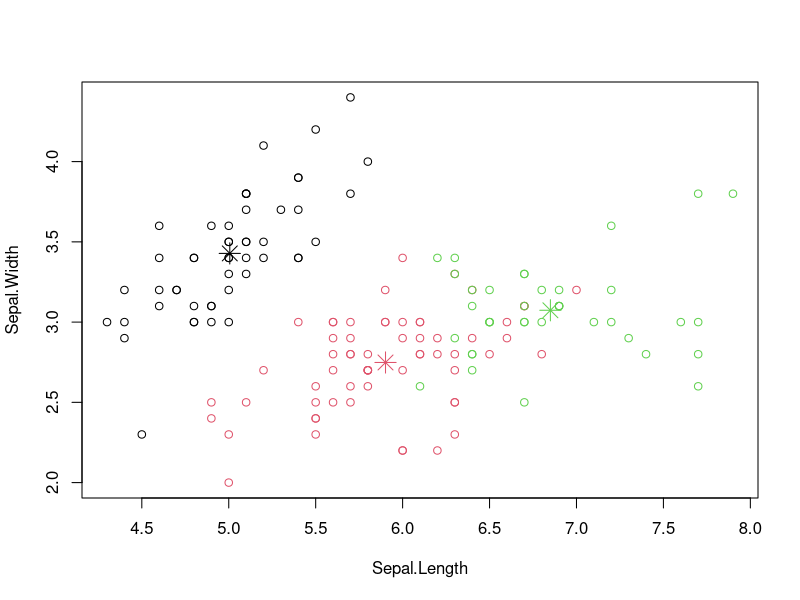
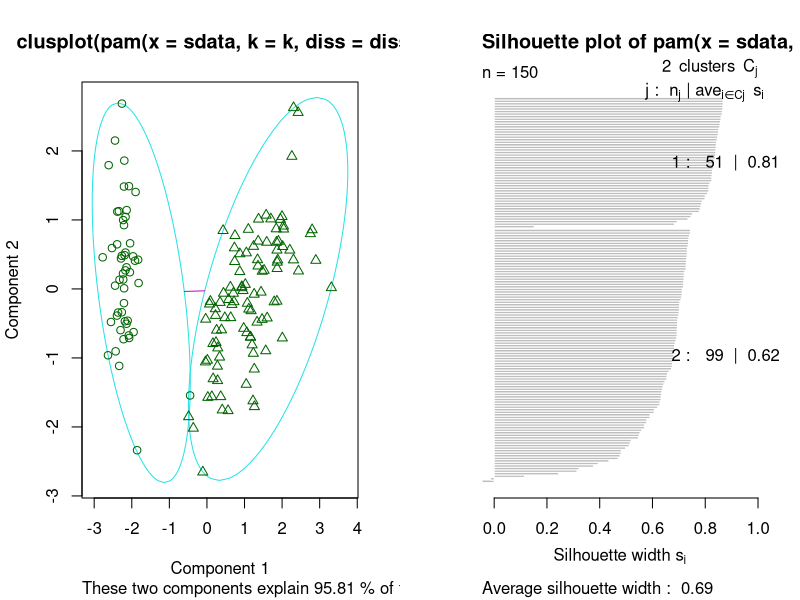
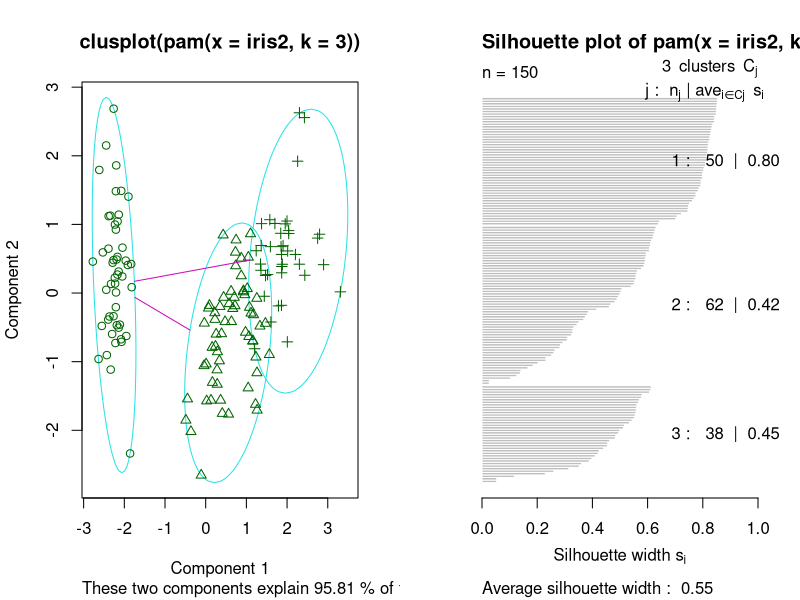
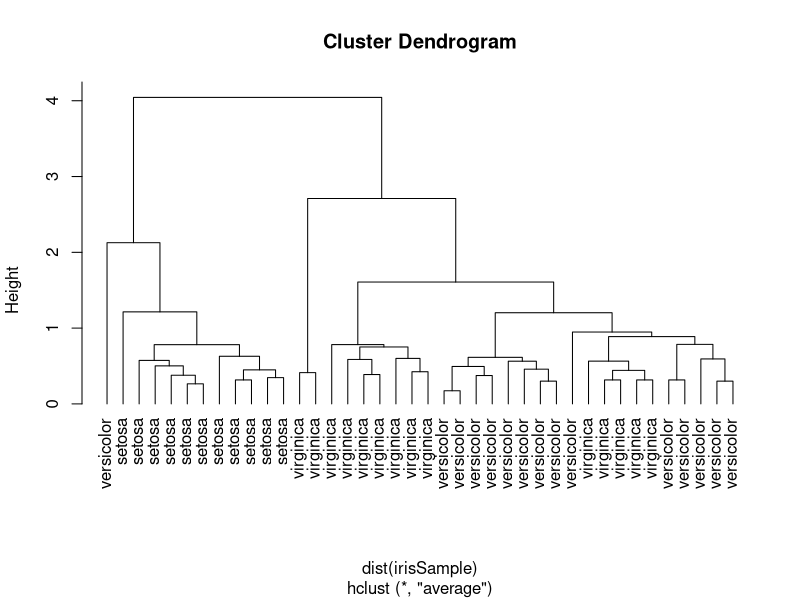
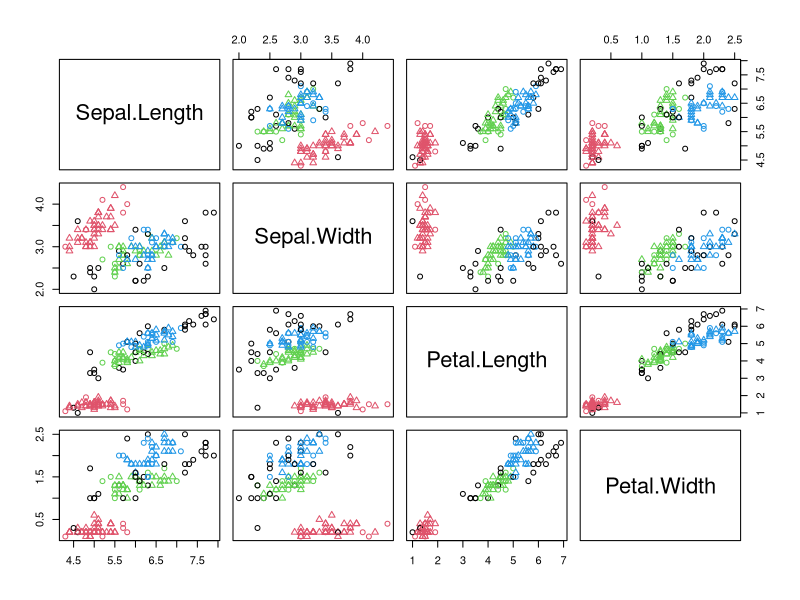
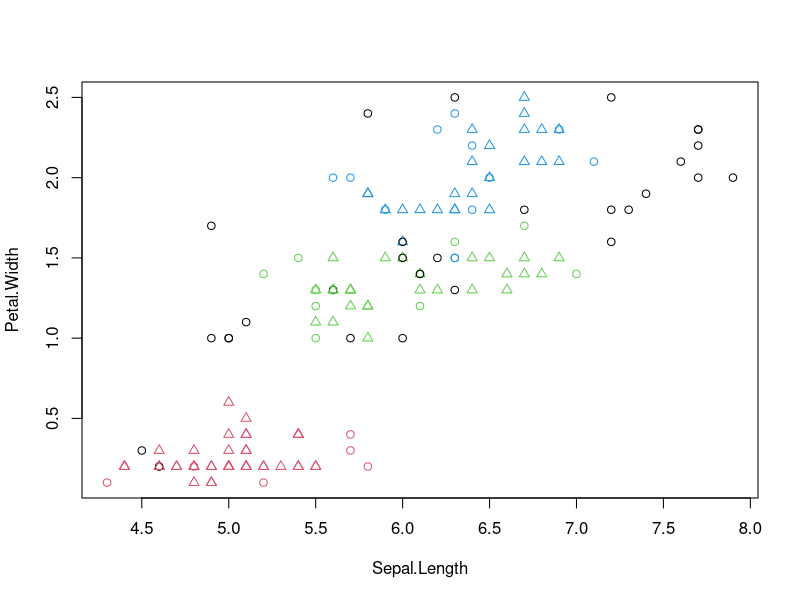
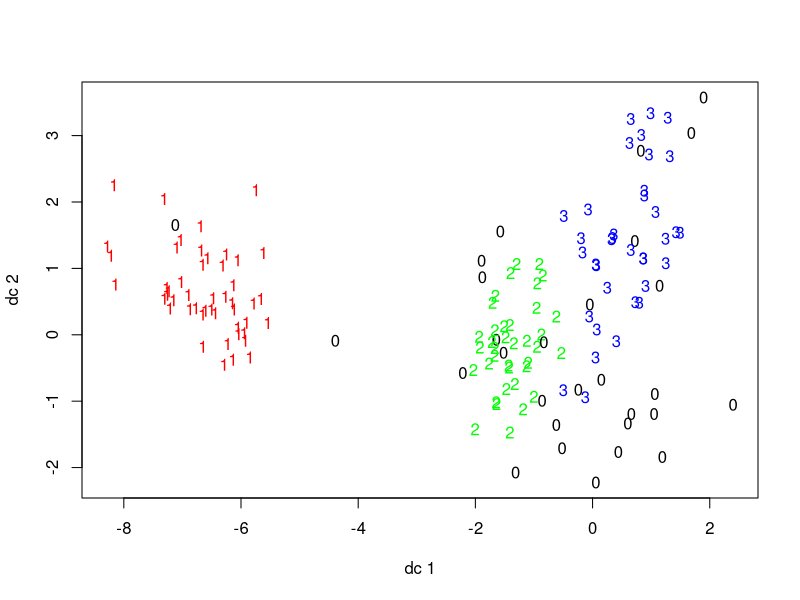
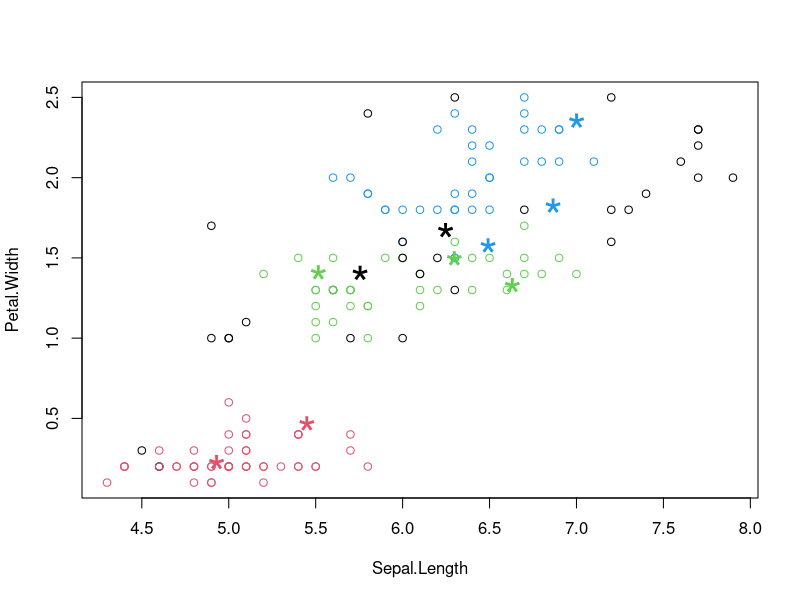

The R script that drew these images, in order:
## ---- chunk 1
knitr::opts_chunk$set(echo = TRUE)
## ---- chunk 2
# Load the iris data set into iris
iris2 <- iris

#remove the species variable from the data
iris2$Species <- NULL

#setting a seed to get repeatble results
set.seed(123)
#apply the kmeans tothe iris2 data set. The 3 sets the cluster count to 3
(kmeans.result <- kmeans(iris2, 3))

#compare the actual classifications with the predicted clustering result using a confusion matrix
table(iris$Species, kmeans.result$cluster)
#after running the above code its easy to see that the setosa species is easy to separate from the other species.

#plot the species clusters with Sepal.Length and Sepal.Width
plot(iris2[c("Sepal.Length", "Sepal.Width")], col = kmeans.result$cluster)
points(kmeans.result$centers[,c("Sepal.Length", "Sepal.Width")], col = 1:3,
       pch = 8, cex=2)
#after looking at the graph you can see that the Setosa species (black points) are easily separated while the versicolor and virginica species have some overlap

## ---- chunk 3
#install.packages("fpc")
#install.packages("cluster")

library(fpc)
library(cluster)

pamk.result <- pamk(iris2)

#number of clusters
pamk.result$nc

#check cluster against actual results
table(pamk.result$pamobject$clustering, iris$Species)

#display cluster as a graph
layout(matrix(c(1,2),1,2)) # displays 2 graphs on one row
plot(pamk.result$pamobject)
layout(matrix(1)) # change back to one graph per page

#rerun pam but with 3 clusters
pam.result <- pam(iris2, 3)
table(pam.result$clustering, iris$Species)

#display cluster as a graph
layout(matrix(c(1,2),1,2)) # displays 2 graphs on one row
plot(pam.result)
layout(matrix(1)) # change back to one graph per page
## ---- chunk 4
#get a sample of 40 records and remove the species variable
idx <- sample(1:dim(iris)[1], 40)
irisSample <- iris[idx,]
irisSample$Species <- NULL

#create the cluster
hc <- hclust(dist(irisSample), method="ave")

#plot the cluster
plot(hc, hang = -1, labels=iris$Species[idx])
## ---- chunk 5
#remove classifications
iris2 <- iris[-5]
#generate classification
ds <- dbscan(iris2, eps=0.42, MinPts=5)

#check results- in this table 0 is representative of outliers
table(ds$cluster, iris$Species)

plot(ds,iris2)

#show clusters with representation of sepal.length vs petal.width
plot(ds, iris2[c(1,4)])

#show data classifications and outliers
plotcluster(iris2, ds$cluster)

#create a new data set
set.seed(435)
idx <- sample(1:nrow(iris), 10)
newData <- iris[idx,-5]
newData <- newData + matrix(runif(10*4, min=0, max=0.2), nrow=10, ncol=4)
#label the data
myPred <- predict(ds, iris2, newData)
#check the labels
plot(iris2[c(1,4)], col=1+ds$cluster)
points(newData[c(1,4)], pch="*", col=1+myPred, cex=3)
#check the cluster labels
table(myPred, iris$Species[idx])
